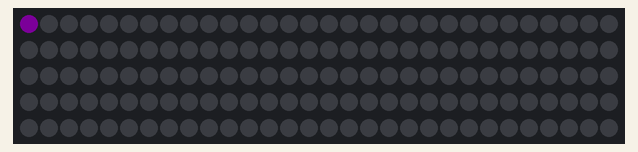
Recording of a sketch running on a simulated ATtiny85, built with avr-gcc and run on an emulated ATtiny85. On the bench: 150 RGB LEDs in strip order, left to right, continuing on the next row. Dim RGB values are drawn brighter than linear.

Above: at 0.03 s.
At 4.96 s:
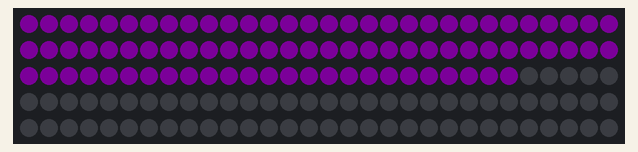
At 9.91 s:
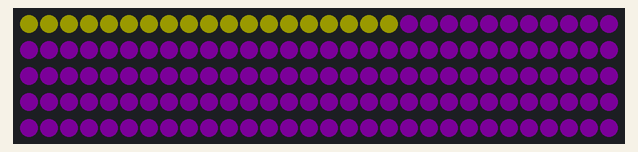
At 19.91 s:
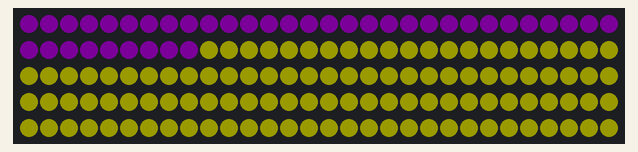
At 29.91 s:
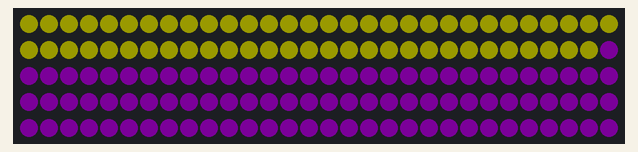
At 39.92 s:
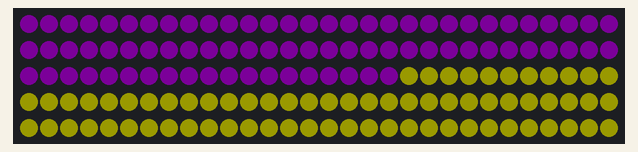

The sketch:

ardurino_code_2.ino
```cpp
// A basic everyday NeoPixel strip test program.

// NEOPIXEL BEST PRACTICES for most reliable operation:
// - Add 1000 uF CAPACITOR between NeoPixel strip's + and - connections.
// - MINIMIZE WIRING LENGTH between microcontroller board and first pixel.
// - NeoPixel strip's DATA-IN should pass through a 300-500 OHM RESISTOR.
// - AVOID connecting NeoPixels on a LIVE CIRCUIT. If you must, ALWAYS
//   connect GROUND (-) first, then +, then data.
// - When using a 3.3V microcontroller with a 5V-powered NeoPixel strip,
//   a LOGIC-LEVEL CONVERTER on the data line is STRONGLY RECOMMENDED.
// (Skipping these may work OK on your workbench but can fail in the field)

#include <Adafruit_NeoPixel.h>
#ifdef __AVR__
 #include <avr/power.h> // Required for 16 MHz Adafruit Trinket
#endif

// Which pin on the Arduino is connected to the NeoPixels?
// On a Trinket or Gemma we suggest changing this to 1:
#define LED_PIN    5

// How many NeoPixels are attached to the Arduino?
#define LED_COUNT 150

// Declare our NeoPixel strip object:
Adafruit_NeoPixel strip(LED_COUNT, LED_PIN, NEO_GRB + NEO_KHZ800);
// Argument 1 = Number of pixels in NeoPixel strip
// Argument 2 = Arduino pin number (most are valid)
// Argument 3 = Pixel type flags, add together as needed:
//   NEO_KHZ800  800 KHz bitstream (most NeoPixel products w/WS2812 LEDs)
//   NEO_KHZ400  400 KHz (classic 'v1' (not v2) FLORA pixels, WS2811 drivers)
//   NEO_GRB     Pixels are wired for GRB bitstream (most NeoPixel products)
//   NEO_RGB     Pixels are wired for RGB bitstream (v1 FLORA pixels, not v2)
//   NEO_RGBW    Pixels are wired for RGBW bitstream (NeoPixel RGBW products)


// setup() function -- runs once at startup --------------------------------

void setup() {
  // These lines are specifically to support the Adafruit Trinket 5V 16 MHz.
  // Any other board, you can remove this part (but no harm leaving it):
#if defined(__AVR_ATtiny85__) && (F_CPU == 16000000)
  clock_prescale_set(clock_div_1);
#endif
  // END of Trinket-specific code.

  strip.begin();           // INITIALIZE NeoPixel strip object (REQUIRED)
  strip.show();            // Turn OFF all pixels ASAP
  strip.setBrightness(25); // Set BRIGHTNESS to about 1/5 (max = 255)
}


// loop() function -- runs repeatedly as long as board is on ---------------

void loop() {
  // Fill along the length of the strip in various colors...
  colorWipe(strip.Color(200, 5, 255), 50); // Purple
  colorWipe(strip.Color( 255, 255, 0), 50); // Yello
}


// Some functions of our own for creating animated effects -----------------

// Fill strip pixels one after another with a color. Strip is NOT cleared
// first; anything there will be covered pixel by pixel. Pass in color
// (as a single 'packed' 32-bit value, which you can get by calling
// strip.Color(red, green, blue) as shown in the loop() function above),
// and a delay time (in milliseconds) between pixels.
void colorWipe(uint32_t color, int wait) {
  for(int i=0; i<strip.numPixels(); i++) { // For each pixel in strip...
    strip.setPixelColor(i, color);         //  Set pixel's color (in RAM)
    strip.show();                          //  Update strip to match
    delay(wait);                           //  Pause for a moment
  }
}

// Theater-marquee-style chasing lights. Pass in a color (32-bit value,
// a la strip.Color(r,g,b) as mentioned above), and a delay time (in ms)
// between frames.
void theaterChase(uint32_t color, int wait) {
  for(int a=0; a<10; a++) {  // Repeat 10 times...
    for(int b=0; b<3; b++) { //  'b' counts from 0 to 2...
      strip.clear();         //   Set all pixels in RAM to 0 (off)
      // 'c' counts up from 'b' to end of strip in steps of 3...
      for(int c=b; c<strip.numPixels(); c += 3) {
        strip.setPixelColor(c, color); // Set pixel 'c' to value 'color'
      }
      strip.show(); // Update strip with new contents
      delay(wait);  // Pause for a moment
    }
  }
}
```
